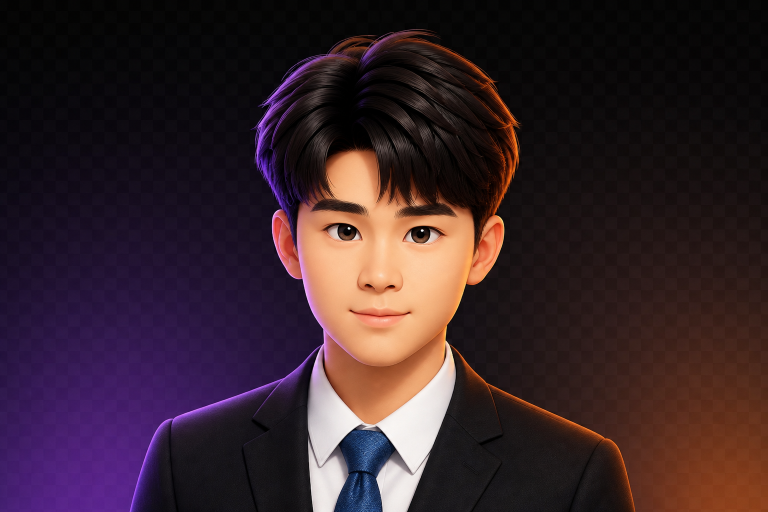
#> input picture assets/img/portrait-render-src.png, 1536 x 1024 px, found by its file name (shown at 1/2 size)
$ python make-portrait.py
#> lines starting #> are read from the running program, lines starting #| are printed output that depends on the picture
# Derive the portfolio's portrait from the owner's own stylised render.
#
# The source (assets/img/portrait-render-src.png) is a 1536x1024 stylised figure
# with two faults for a paper-white sheet: a transparency checkerboard baked into
# the background pixels, and a purple-to-orange glow that fights the sheet's single
# blue accent.
#
# Matting the figure out was tried and abandoned. The figure's hair and suit are
# dark, the background is dark, and every reconstruction of the background matched
# the figure's own dark parts closely enough to keep a band of background attached
# behind the head; a hand-authored correction would have been guesswork on a
# photograph. Instead the render keeps its own backdrop and the backdrop is cleaned:
# the checkerboard is median-filtered away and the glow is desaturated toward a
# neutral, so the plate reads as a framed photographic insert on the sheet.
#
# Run with the agent-reach venv (opencv + PIL):
#   /c/Users/Zonlic/.agent-reach-venv/Scripts/python.exe tools/make-portrait.py
import sys

import cv2
import numpy as np
from PIL import Image

SRC = 'assets/img/portrait-render-src.png'
OUT = 'assets/img/portrait.png'

# Head-and-shoulders crop, kept at the 0.8 aspect the layout was built around.
CROP = (360, 0, 1180, 1024)

# Saturation ramp: pixels at or above LUM_HI keep their colour, pixels at or below
# LUM_LO lose most of it. The glow and the backdrop sit in the low band; the face,
# shirt and tie sit in the high band.
LUM_LO, LUM_HI = 62.0, 132.0
SAT_FLOOR = 0.22


def main():
    image = cv2.imread(SRC, cv2.IMREAD_COLOR)
#> image is the input picture: shape (1024, 1536, 3); mean B, G, R 42.7, 36.1, 55.1
    if image is None:
        sys.exit(f'cannot read {SRC}')

    x0, y0, x1, y1 = CROP
    crop = image[y0:y1, x0:x1].copy()

    # Median filter: the checkerboard is a small, low-amplitude texture, so a
    # median pass removes it while leaving a smooth 3D render intact.
    cleaned = cv2.medianBlur(crop, 7)

    # Desaturate the dark backdrop without draining the figure's colour.
    hsv = cv2.cvtColor(cleaned, cv2.COLOR_BGR2HSV).astype(np.float32)
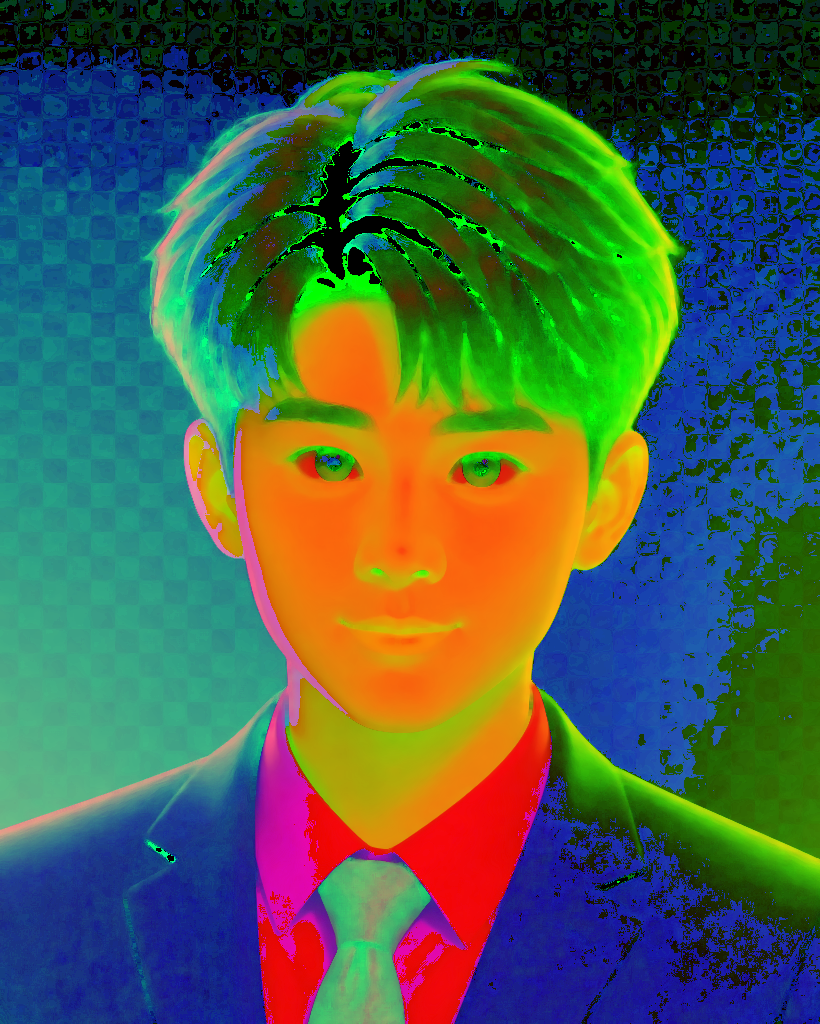
#> hsv: shape (1024, 820, 3) float32; mean B, G, R 75, 96.7, 72.2
    luminance = hsv[:, :, 2]
    ramp = np.clip((luminance - LUM_LO) / (LUM_HI - LUM_LO), 0.0, 1.0)
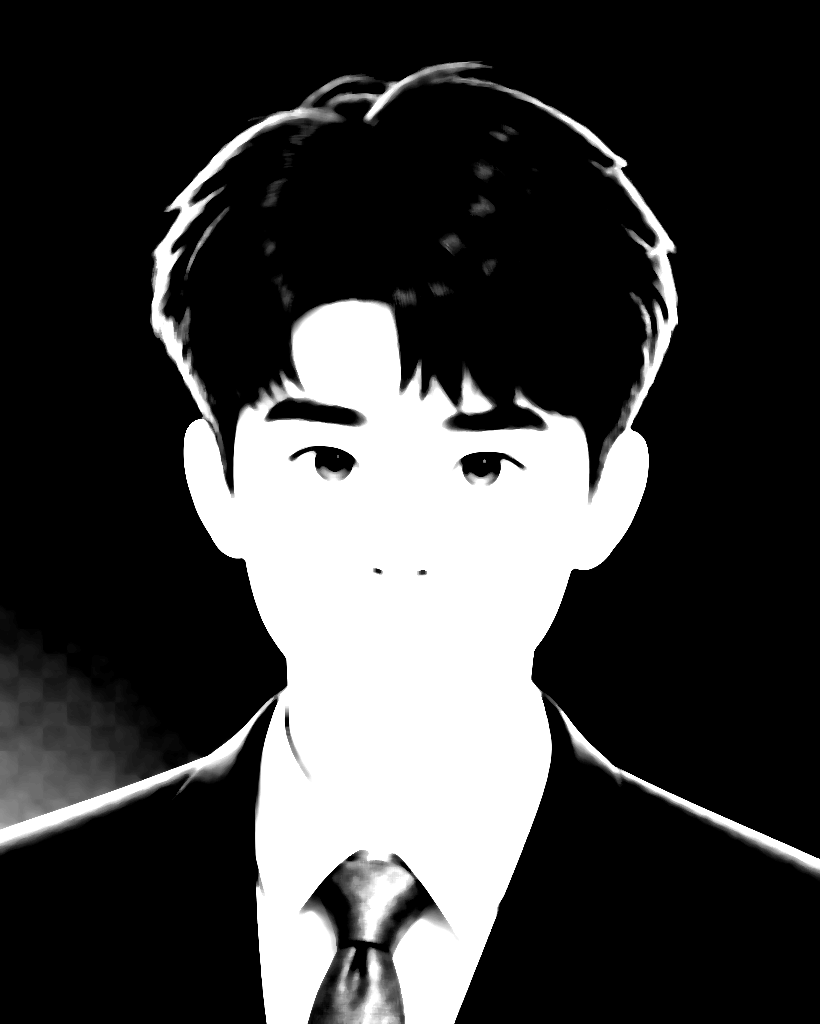
#> ramp: shape (1024, 820) float32; min 0, max 1, mean 0.247
    scale = SAT_FLOOR + (1.0 - SAT_FLOOR) * ramp
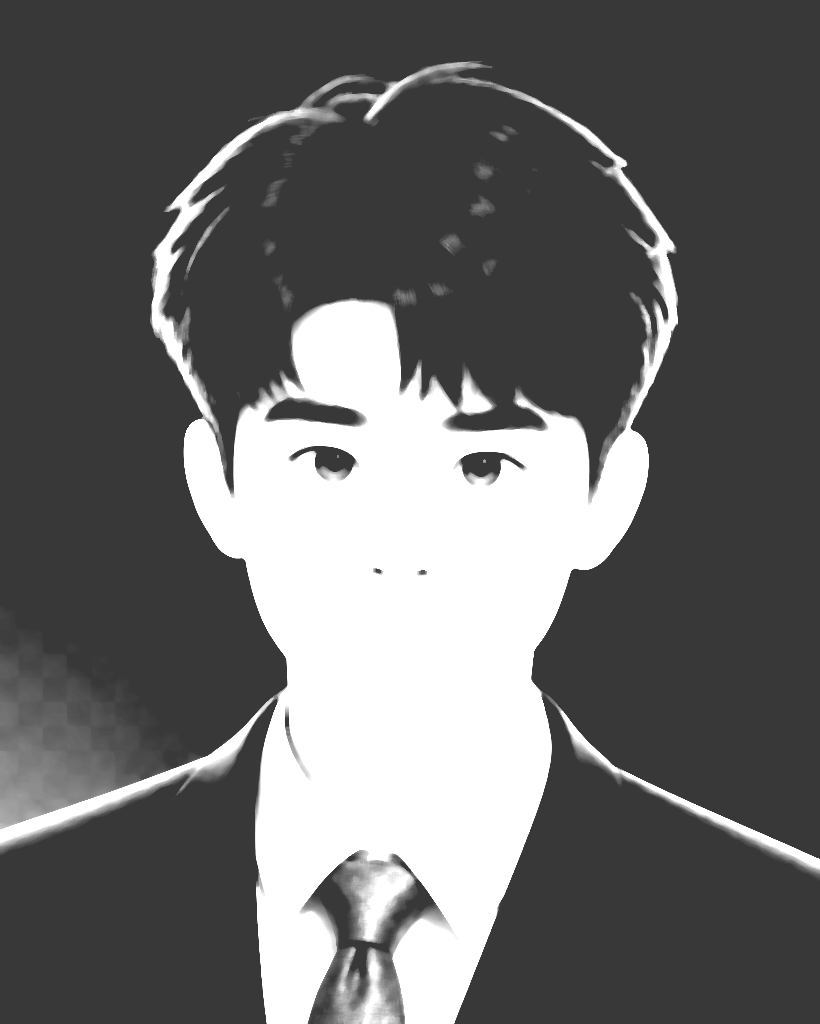
#> scale: shape (1024, 820) float32; min 0.22, max 1, mean 0.413
    hsv[:, :, 1] = np.clip(hsv[:, :, 1] * scale, 0, 255)
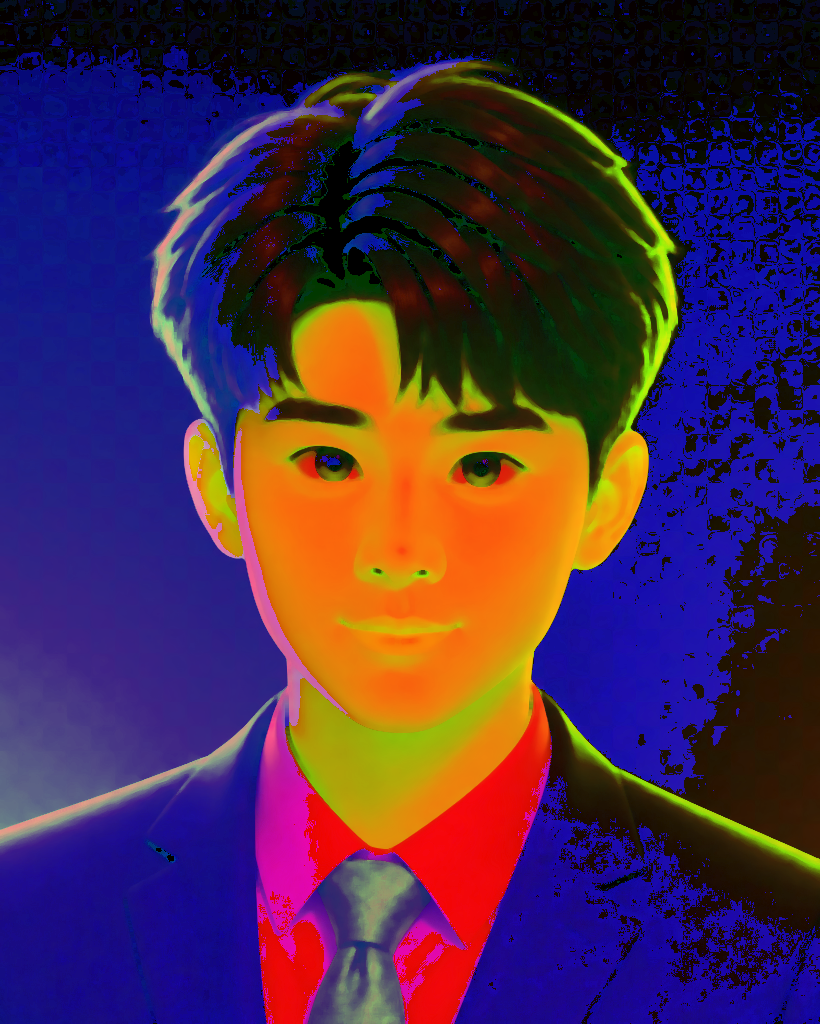
#> hsv: shape (1024, 820, 3) float32; mean B, G, R 75, 43.5, 72.2

    # Lift the darkest backdrop a little so the plate is a dark field rather than a
    # hole punched in the sheet.
    hsv[:, :, 2] = np.clip(luminance * 0.88 + 14.0, 0, 255)

    graded = cv2.cvtColor(hsv.astype(np.uint8), cv2.COLOR_HSV2BGR)
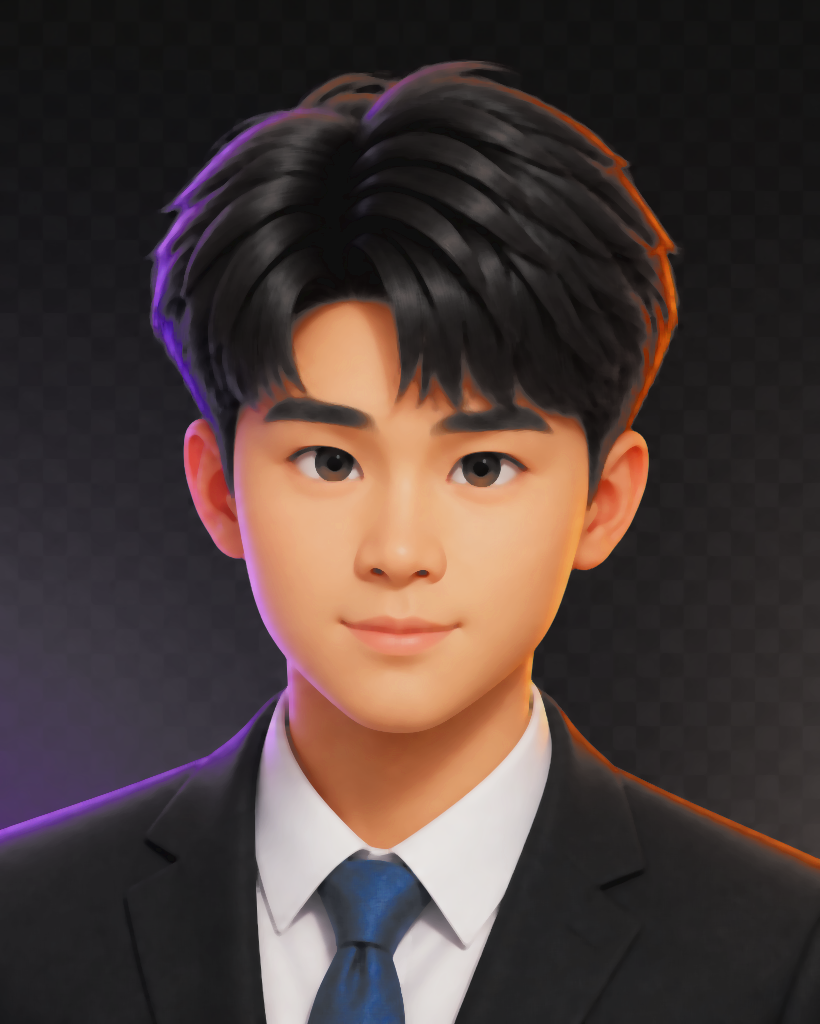
#> graded: shape (1024, 820, 3); mean B, G, R 57.1, 60.3, 75
    Image.fromarray(cv2.cvtColor(graded, cv2.COLOR_BGR2RGB)).save(OUT, quality=92)

    print(f'{OUT}: {x1 - x0}x{y1 - y0} from {SRC}')


if __name__ == '__main__':
    main()
